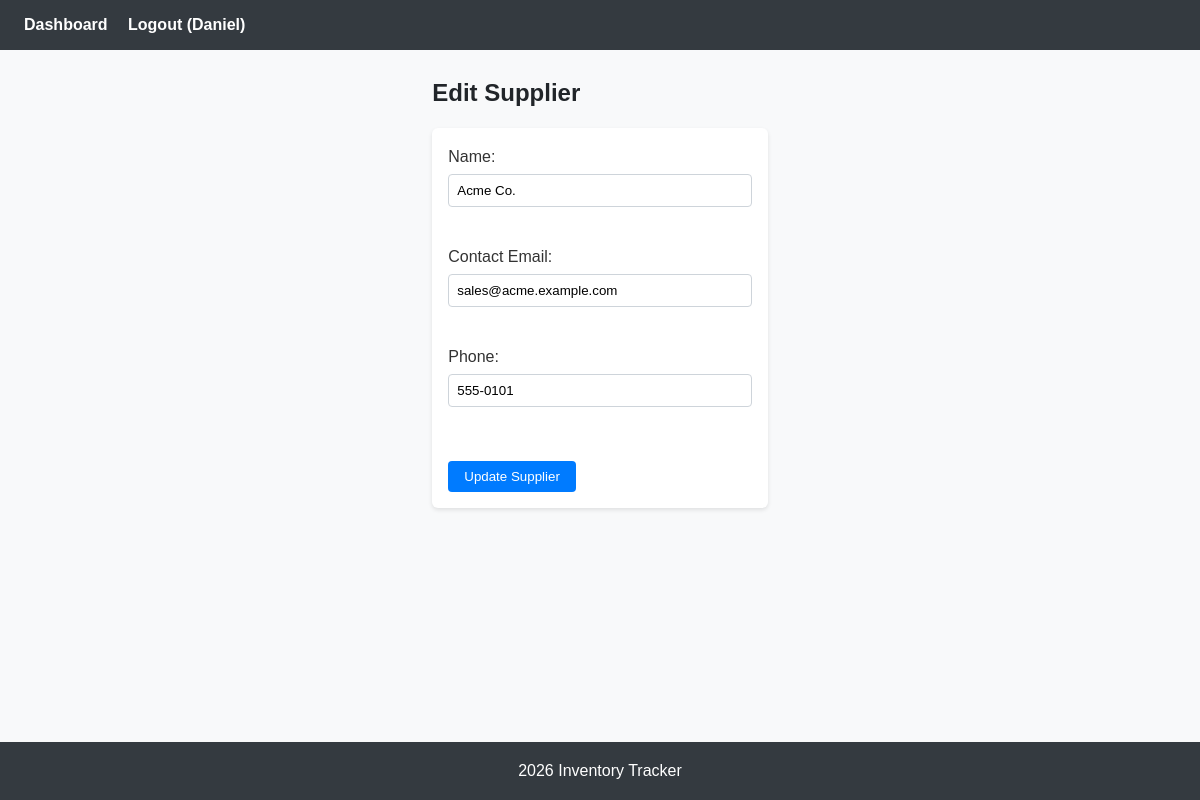
Screenshot of /suppliers/edit.php?id=1 (signed in) with the database file from the repository.
### tables this page shows
CREATE TABLE `suppliers` (
  `id` int(11) NOT NULL,
  `name` varchar(100) NOT NULL,
  `contact_email` varchar(100) DEFAULT NULL,
  `phone` varchar(20) DEFAULT NULL
);

### suppliers/edit.php (the view, shortened to what this page needs)
<?php
require '../functions.php';
$id = (int)$_GET['id'];
$stmt = $pdo->prepare("SELECT * FROM suppliers WHERE id = ?");
$stmt->execute([$id]);
$sup = $stmt->fetch();
include '../header.php';
?>
<h2>Edit Supplier</h2>
<form method="post">
  <label>Name:
    <input type="text" name="name" value="<?= htmlspecialchars($sup['name']) ?>" required>
  </label><br>
  <label>Contact Email:
    <input type="email" name="contact_email" value="<?= htmlspecialchars($sup['contact_email']) ?>">
  </label><br>
  <label>Phone:
    <input type="text" name="phone" value="<?= htmlspecialchars($sup['phone']) ?>">
  </label><br>
  <button type="submit">Update Supplier</button>
</form>
<?php include '../footer.php'; ?>

### assets/css/style.css (style rules this page uses)
* { margin: 0; padding: 0; box-sizing: border-box; }
body { font-family: Arial, sans-serif; background-color: #f8f9fa; color: #333; line-height: 1.6; min-height: 100vh; display: flex; flex-direction: column; }
h1, h2 { margin-bottom: 1rem; color: #212529; }
form { background: #fff; padding: 1rem; border-radius: 6px; box-shadow: 0 2px 4px rgba(0,0,0,0.1); margin-bottom: 2rem; }
form label { display: block; margin-bottom: 0.75rem; }
form input[type="text"], form input[type="email"], form input[type="number"], form input[type="password"], form textarea, form select { width: 100%; padding: 0.5rem; margin-top: 0.25rem; border: 1px solid #ced4da; border-radius: 4px; }
form button { margin-top: 1rem; padding: 0.5rem 1rem; border: none; border-radius: 4px; background-color: #007bff; color: #fff; cursor: pointer; }

### rows the page displays
suppliers: name "Acme Co.", contact_email "sales@acme.example.com", phone "555-0101"

### other values shown
$_SESSION['username'] "Daniel"
